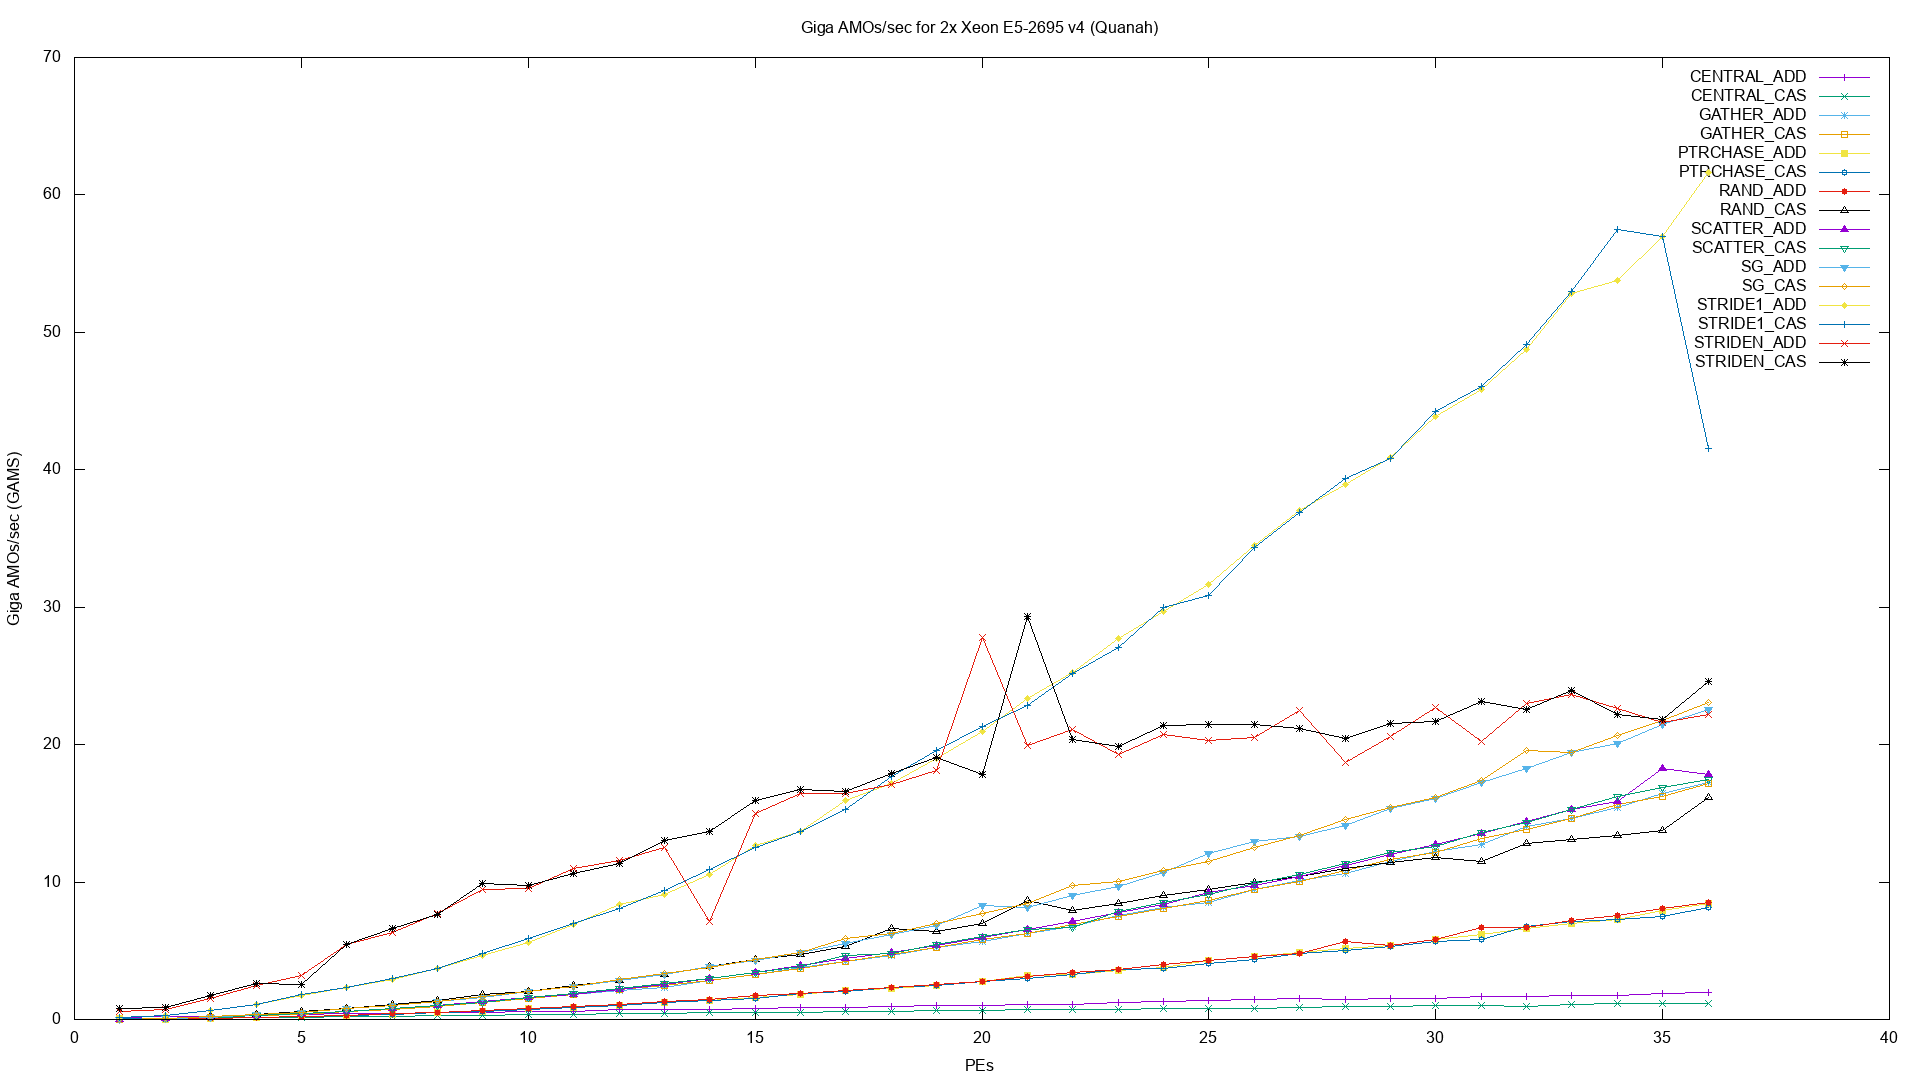

Generate this figure with gnuplot:
#-- GAMS.gnuplot

set pointintervalbox 3
set term png size 1920,1080
set title "Giga AMOs/sec for 2x Xeon E5-2695 v4 (Quanah)"
set output "GAMS.png"
set ylabel "Giga AMOs/sec (GAMS)"
set xlabel "PEs"

plot  'CENTRAL_ADD.txt' using 1:3 with linespoints title 'CENTRAL\_ADD',\
      'CENTRAL_CAS.txt' using 1:3 with linespoints title 'CENTRAL\_CAS',\
      'GATHER_ADD.txt' using 1:3 with linespoints title 'GATHER\_ADD',\
      'GATHER_CAS.txt' using 1:3 with linespoints title 'GATHER\_CAS',\
      'PTRCHASE_ADD.txt' using 1:3 with linespoints title 'PTRCHASE\_ADD',\
      'PTRCHASE_CAS.txt' using 1:3 with linespoints title 'PTRCHASE\_CAS',\
      'RAND_ADD.txt' using 1:3 with linespoints title 'RAND\_ADD',\
      'RAND_CAS.txt' using 1:3 with linespoints title 'RAND\_CAS',\
      'SCATTER_ADD.txt' using 1:3 with linespoints title 'SCATTER\_ADD',\
      'SCATTER_CAS.txt' using 1:3 with linespoints title 'SCATTER\_CAS',\
      'SG_ADD.txt' using 1:3 with linespoints title 'SG\_ADD',\
      'SG_CAS.txt' using 1:3 with linespoints title 'SG\_CAS',\
      'STRIDE1_ADD.txt' using 1:3 with linespoints title 'STRIDE1\_ADD',\
      'STRIDE1_CAS.txt' using 1:3 with linespoints title 'STRIDE1\_CAS',\
      'STRIDEN_ADD.txt' using 1:3 with linespoints title 'STRIDEN\_ADD',\
      'STRIDEN_CAS.txt' using 1:3 with linespoints title 'STRIDEN\_CAS'
